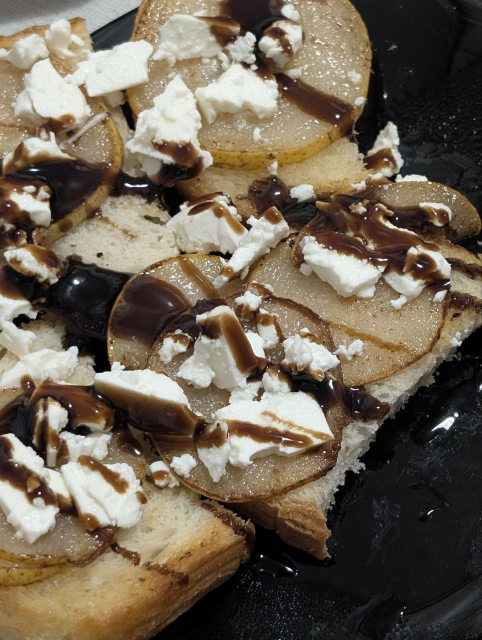
#> input picture photo.jpg, 964 x 1280 px (shown at 1/2 size)
$ python step13.py
#> lines starting #> are read from the running program, lines starting #| are printed output that depends on the picture

import cv2
import numpy as np
import matplotlib
matplotlib.use("Agg")
import matplotlib.pyplot as plt

FILE = "photo.jpg"        # можна замінити на texture.jpg або інше фото
SIZE = 256                # розмір HR-фрагмента (кратний 8)
K = 8                     # коефіцієнт збільшення

img = cv2.imread(FILE)
#> img is the input picture: shape (1280, 964, 3); mean B, G, R 84.3, 100.1, 112
if img is None:
    raise SystemExit(f"Не вдалося прочитати {FILE}")
H, W = img.shape[:2]
#> H = 1280; W = 964
if min(H, W) < SIZE:
    raise SystemExit(f"Фото замале: потрібно щонайменше {SIZE}x{SIZE} пікселів")

# HR-фрагмент із центру фото
y0, x0 = (H - SIZE) // 2, (W - SIZE) // 2
#> y0 = 512; x0 = 354
hr = img[y0:y0 + SIZE, x0:x0 + SIZE]
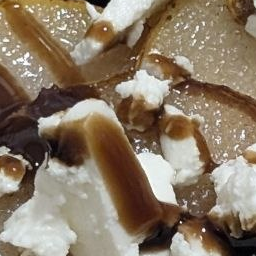
#> hr: shape (256, 256, 3); mean B, G, R 101.4, 120.6, 137.1

# Малий фрагмент: зменшення в 8 разів (INTER_AREA усереднює пікселі, без аліасингу)
low = cv2.resize(hr, (SIZE // K, SIZE // K), interpolation=cv2.INTER_AREA)
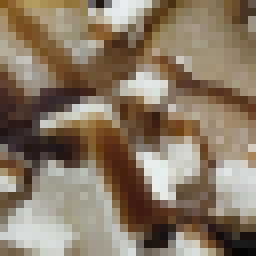
#> low: shape (32, 32, 3) (shown 8 times larger); mean B, G, R 101.3, 120.6, 137.1
print(f"HR-фрагмент: {hr.shape[1]}x{hr.shape[0]}, малий: {low.shape[1]}x{low.shape[0]}")
#| HR-фрагмент: 256x256, малий: 32x32


def psnr(a, b):
    mse = np.mean((a.astype(np.float64) - b.astype(np.float64)) ** 2)
    return float("inf") if mse == 0 else 10 * np.log10(255.0 ** 2 / mse)


methods = {
    "INTER_NEAREST": cv2.INTER_NEAREST,
    "INTER_LINEAR": cv2.INTER_LINEAR,
    "INTER_CUBIC": cv2.INTER_CUBIC,
    "INTER_LANCZOS4": cv2.INTER_LANCZOS4,
}

results = {}
print(f"\n{'Метод':<16}{'PSNR, дБ':>10}")
with open("step13_psnr.csv", "w", encoding="utf-8") as f:
    f.write("method,psnr_db\n")
    for name, flag in methods.items():
        up = cv2.resize(low, (SIZE, SIZE), interpolation=flag)     # збільшення в 8 разів
        results[name] = up
        p = psnr(hr, up)
        print(f"{name:<16}{p:>10.2f}")
        f.write(f"{name},{p:.3f}\n")
        cv2.imencode(".png", up)[1].tofile(f"step13_{name}.png")
#> this loop made 4 passes
#> (mse in psnr, p) on passes 1 to 4: (646.4, 20.03), (514.5, 21.02), (431.9, 21.78), (423.1, 21.87)
#| INTER_NEAREST        20.03
#| INTER_LINEAR         21.02
#| INTER_CUBIC          21.78
#| INTER_LANCZOS4       21.87
#> pass 2, `up = cv2.resize(low, (SIZE, SIZE), interpolation=flag)`:
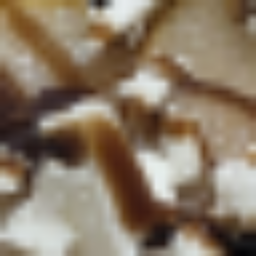
#> up: shape (256, 256, 3); mean B, G, R 101.2, 120.5, 136.9
#> after the loop, results = 4 items

z = 48
zy = zx = (SIZE - z) // 2
panels = [("Оригінал HR", hr)] + [(f"{n}\nPSNR = {psnr(hr, im):.2f} дБ", im) for n, im in results.items()]
#> panels = 5 items
fig, ax = plt.subplots(2, 5, figsize=(18, 8))
for i, (title, im) in enumerate(panels):
    rgb = cv2.cvtColor(im, cv2.COLOR_BGR2RGB)
    ax[0, i].imshow(rgb, interpolation="nearest")
    ax[0, i].set_title(title)
    ax[1, i].imshow(rgb[zy:zy + z, zx:zx + z], interpolation="nearest")
    ax[1, i].set_title("збільшена ділянка")
    ax[0, i].axis("off")
    ax[1, i].axis("off")
#> this loop made 5 passes
#> title on pass 1: 'Оригінал HR'
plt.tight_layout()
plt.savefig("step13_interp.png", dpi=150)
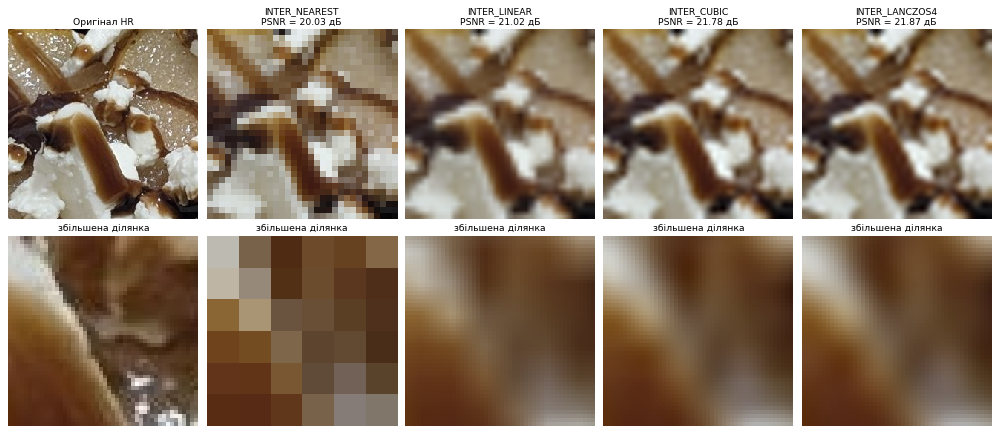
#> figure drawn by matplotlib, 10 panels
print("\nЗбережено: step13_interp.png, step13_psnr.csv, step13_<метод>.png")

$ run again, with texture.jpg copied over photo.jpg
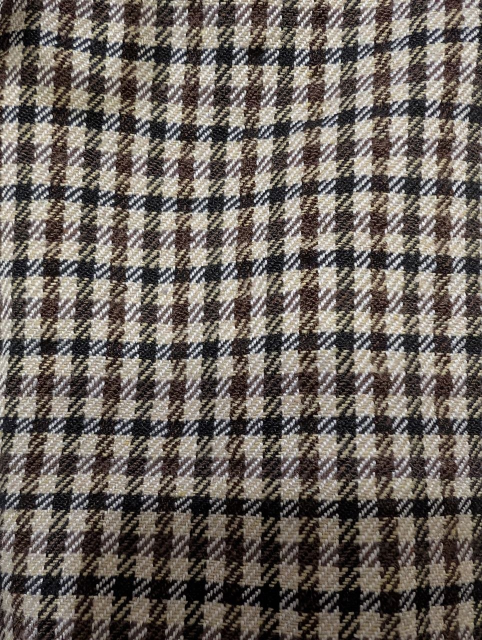
#> input picture texture.jpg, 964 x 1280 px (shown at 1/2 size)
#> img is the input picture: shape (1280, 964, 3); mean B, G, R 94.2, 100.5, 108.4
#> `hr = img[y0:y0 + SIZE, x0:x0 + SIZE]`:
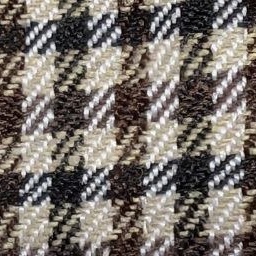
#> hr: shape (256, 256, 3); mean B, G, R 106, 112.1, 119.3
#| HR-фрагмент: 256x256, малий: 32x32
#> the loop `for name, flag in methods.items():` made 4 passes
#> (mse in psnr, p) on passes 1 to 4: (1942.7, 15.25), (1858.3, 15.44), (1693.7, 15.84), (1641.9, 15.98)
#> (printed output is left out)
#> pass 2, `up = cv2.resize(low, (SIZE, SIZE), interpolation=flag)`:
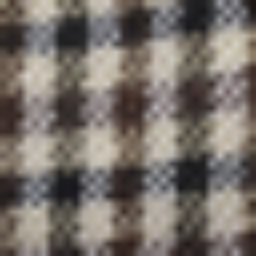
#> up: shape (256, 256, 3); mean B, G, R 105.9, 111.9, 119.2
#> after the loop `for name, flag in methods.items():`: results = 4 items
#> panels = 5 items
#> the loop `for i, (title, im) in enumerate(panels):` made 5 passes
#> title on pass 1: 'Оригінал HR'

$ run again, with day – копія.jpg copied over photo.jpg
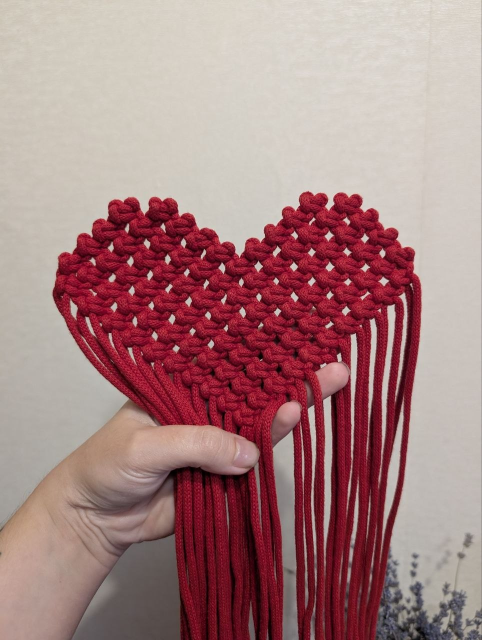
#> input picture day – копія.jpg, 964 x 1280 px (shown at 1/2 size)
#> img is the input picture: shape (1280, 964, 3); mean B, G, R 129.4, 129.1, 167.2
#> `hr = img[y0:y0 + SIZE, x0:x0 + SIZE]`:
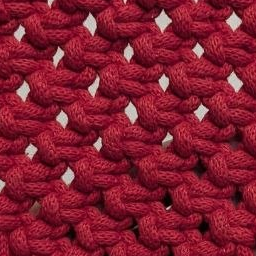
#> hr: shape (256, 256, 3); mean B, G, R 47.1, 28.2, 131.3
#| HR-фрагмент: 256x256, малий: 32x32
#> the loop `for name, flag in methods.items():` made 4 passes
#> (mse in psnr, p) on passes 1 to 4: (528.3, 20.9), (485.9, 21.27), (421.6, 21.88), (411.4, 21.99)
#> (printed output is left out)
#> pass 2, `up = cv2.resize(low, (SIZE, SIZE), interpolation=flag)`:
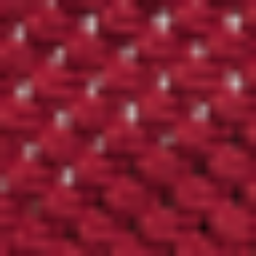
#> up: shape (256, 256, 3); mean B, G, R 47, 28.1, 131.2
#> after the loop `for name, flag in methods.items():`: results = 4 items
#> panels = 5 items
#> the loop `for i, (title, im) in enumerate(panels):` made 5 passes
#> title on pass 1: 'Оригінал HR'
